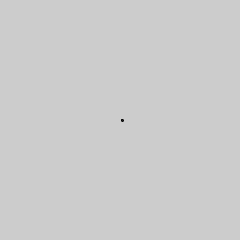
Frame 1 (no input)
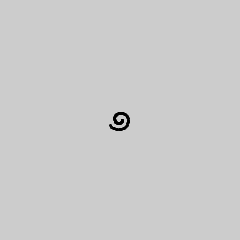
Frame 60 (the mouse pressed at the canvas centre just before this capture)
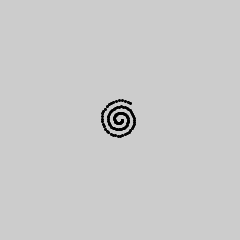
Frame 120 (the mouse held since frame 60 and released just before this capture)

The Processing sketch that drew these frames (run headless with seeded random() and noise(); from frame 60 on, the mouse is pressed at the canvas centre):

// Processing sketch: r7_autoSpiral
// ── r7_autoSpiral.pde
float angle = 0.0;
float offset = 60;
float scalar = 2;
float speed = 0.15;
void setup() {
  size(240,240);
  fill(0);
  smooth();
}
void draw() {
  float x = width/2 + cos(angle) * scalar;
  float y = height/2 + sin(angle) * scalar;
  ellipse( x, y, 2, 2);
  angle += speed;
  scalar += speed;
}
